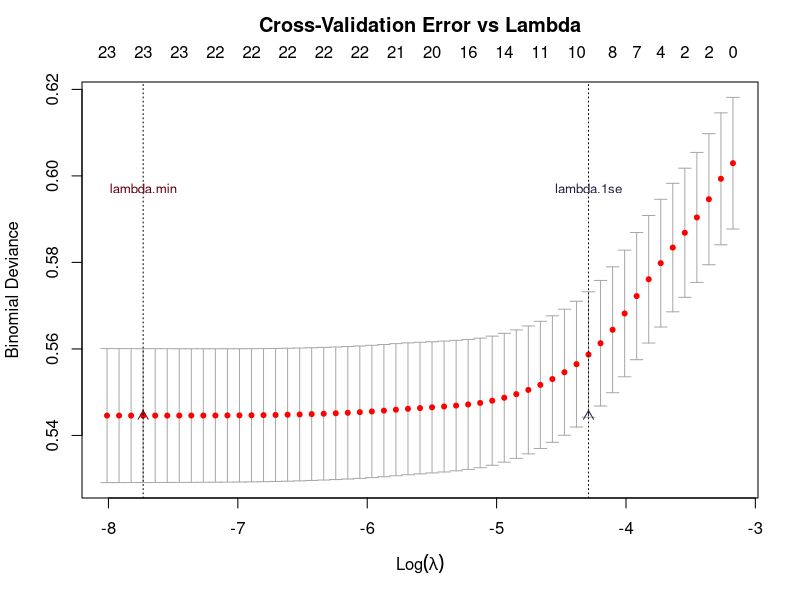
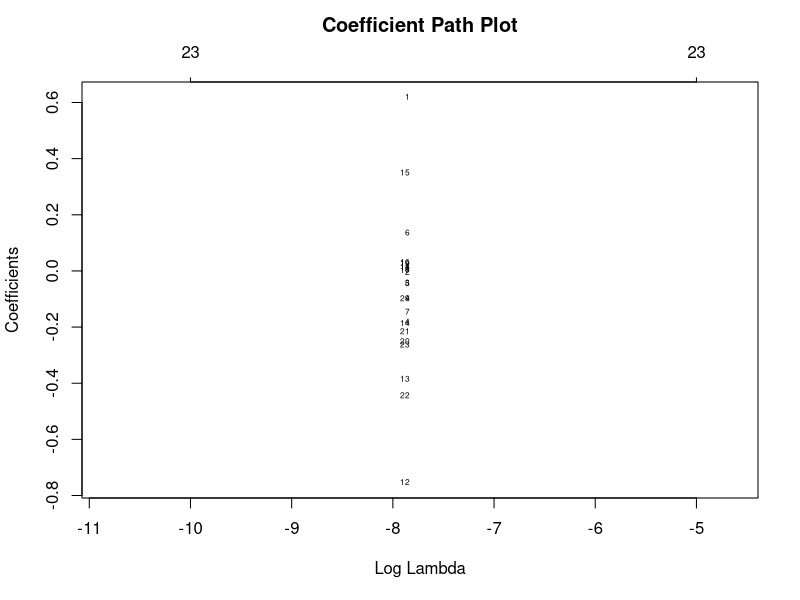

Recreate these plots in R, in order. (Note: this script raises an error after producing the figures.)
## ---- chunk 1
library(ggplot2)
library(dplyr)
library(tidyverse)
library(lme4)
## ---- chunk 2


## ---- chunk 3
# Load necessary libraries
library(glmnet)

# Load the data
data <- read.csv("data.csv")

# Remove non-predictive columns
data <- data[, !colnames(data) %in% c("SEQN")]

# Define dependent variable (y) and predictors (X)
y <- as.factor(data$depressed)  # Dependent variable
X <- as.matrix(data[, !colnames(data) %in% "depressed"])  # All other columns as predictors

# Fit LASSO using cross-validation
set.seed(123)  # For reproducibility
cv_lasso <- cv.glmnet(X, y, family = "binomial", alpha = 1)

# Identify the best lambda value
best_lambda <- cv_lasso$lambda.min

# Fit the final model with the best lambda
lasso_model <- glmnet(X, y, family = "binomial", alpha = 1, lambda = best_lambda)

# Extract selected variables
selected_variables <- rownames(coef(lasso_model))[coef(lasso_model)[,1] != 0]
selected_variables <- selected_variables[selected_variables != "(Intercept)"]

# Print the selected variables
cat("Selected variables:\n")
print(selected_variables)


# Cross-validation plot with arrows and properly placed labels
plot(cv_lasso)
title("Cross-Validation Error vs Lambda", line = 2.5)

# Get the range of y-axis values
y_min <- min(cv_lasso$cvm)
y_max <- max(cv_lasso$cvm)

# Add arrow and label for lambda.min
arrows(x0 = log(cv_lasso$lambda.min), y0 = y_min,
       x1 = log(cv_lasso$lambda.min), y1 = y_min + 0.02 * (y_max - y_min),
       col = "#660211", length = 0.1)
text(x = log(cv_lasso$lambda.min), y = y_min + 0.9 * (y_max - y_min),
     labels = "lambda.min", col = "#660211", cex = 0.8)

# Add arrow and label for lambda.1se
arrows(x0 = log(cv_lasso$lambda.1se), y0 = y_min,
       x1 = log(cv_lasso$lambda.1se), y1 = y_min + 0.02 * (y_max - y_min),
       col = "#232245", length = 0.1)
text(x = log(cv_lasso$lambda.1se), y = y_min + 0.9 * (y_max - y_min),
     labels = "lambda.1se", col = "#232245", cex = 0.8)



# Coefficient path plot
plot(lasso_model, xvar = "lambda", label = TRUE)
title("Coefficient Path Plot", line = 2.5)

## ---- chunk 4
# 加载必要的包
library(tidyverse)
library(glmnet)

# 读取数据
data <- read.csv("data.csv")

# 手动分类变量
nominal_vars <- c("RIAGENDR", "RIDRETH1", "DMDBORN4", "DMDMARTZ", "SMQ020", 
                  "DIQ010", "MCQ010", "MCQ053", "MCQ092")
ordinal_vars <- c("DMDEDUC2", "INDFMMPC", "ALQ111", "ALQ121", "ALQ151", 
                  "BPQ020", "BPQ080", "DBQ700", "DBQ197")
continuous_vars <- c("RIDAGEYR", "BMXBMI", "INDFMPIR", "DBD895", "DBD905", "DBD910")

# 转换无序分类变量为因子型
data <- data %>%
  mutate(across(all_of(nominal_vars), as.factor))

# 保留有序分类变量为数值型
data <- data %>%
  mutate(across(all_of(ordinal_vars), ~ as.numeric(.)))

# 分离连续变量
X_continuous <- data %>% select(all_of(continuous_vars))

# 对连续变量标准化
X_continuous_scaled <- scale(X_continuous)

# 对无序分类变量进行哑变量编码
X_nominal_encoded <- model.matrix(~ . - 1, data = data %>% select(all_of(nominal_vars)))

# 合并连续变量、有序分类变量、哑变量
X_processed <- cbind(X_continuous_scaled, data %>% select(all_of(ordinal_vars)), X_nominal_encoded)

# 提取因变量
y <- data$depressed

# 使用 LASSO 进行建模
lasso_model <- cv.glmnet(X_processed, y, alpha = 1, family = "binomial")

# 提取非零系数的变量
coef_matrix <- coef(lasso_model, s = "lambda.min")
selected_features <- as.data.frame(as.matrix(coef_matrix)) %>%
  rownames_to_column(var = "Variable") %>%
  filter(s1 != 0) %>%
  rename(Coefficient = s1) %>%
  arrange(desc(Coefficient))

# 可视化
selected_features %>%
  filter(Variable != "(Intercept)") %>%
  ggplot(aes(x = reorder(Variable, Coefficient), y = Coefficient)) +
  geom_bar(stat = "identity", fill = "steelblue") +
  coord_flip() +
  geom_hline(yintercept = 0, linetype = "dashed", color = "red") +
  labs(
    title = "LASSO Selected Variables and Coefficients",
    x = "Variable",
    y = "Coefficient"
  ) +
  theme_minimal()


